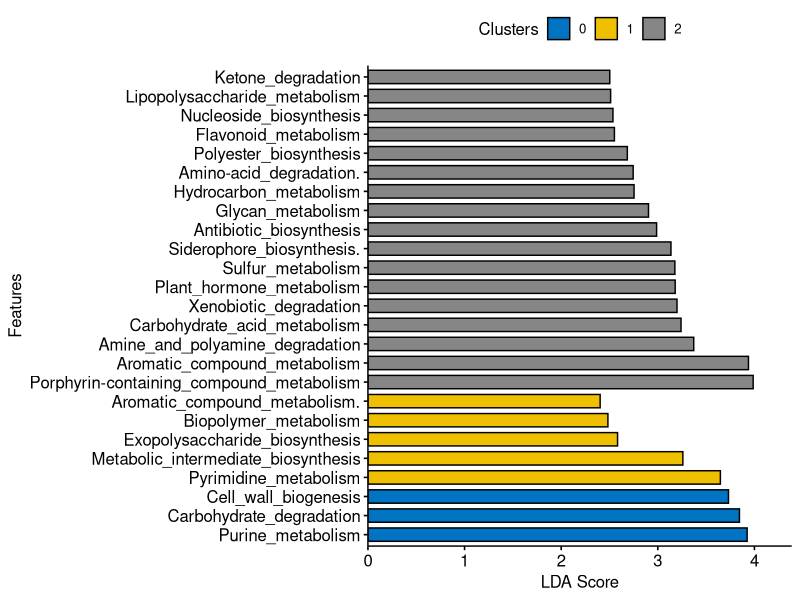

Generate this figure with R:
library(ggpubr)
library(ggplot2)
data<-read.csv("selected_pathways_3class_90.tsv",sep = "\t")
data$group<-factor(data$group)

png("plot.png",width = 12,height = 5,res = 300,units="in")
ggbarplot(data, x = "Features", y = "value",
          fill = "group",           # change fill color by mpg_level
          color = "black",            # Set bar border colors to white
          palette = "jco",            # jco journal color palett. see ?ggpar
          sort.val = "desc",          # Sort the value in descending order
          sort.by.groups = TRUE,     # Don't sort inside each group
          x.text.angle = 0,          # Rotate vertically x axis texts
          ylab = "LDA Score",
          legend.title = "Clusters",
          rotate = TRUE
)+scale_y_continuous(expand = expansion(mult = c(0, .1)))
dev.off()
